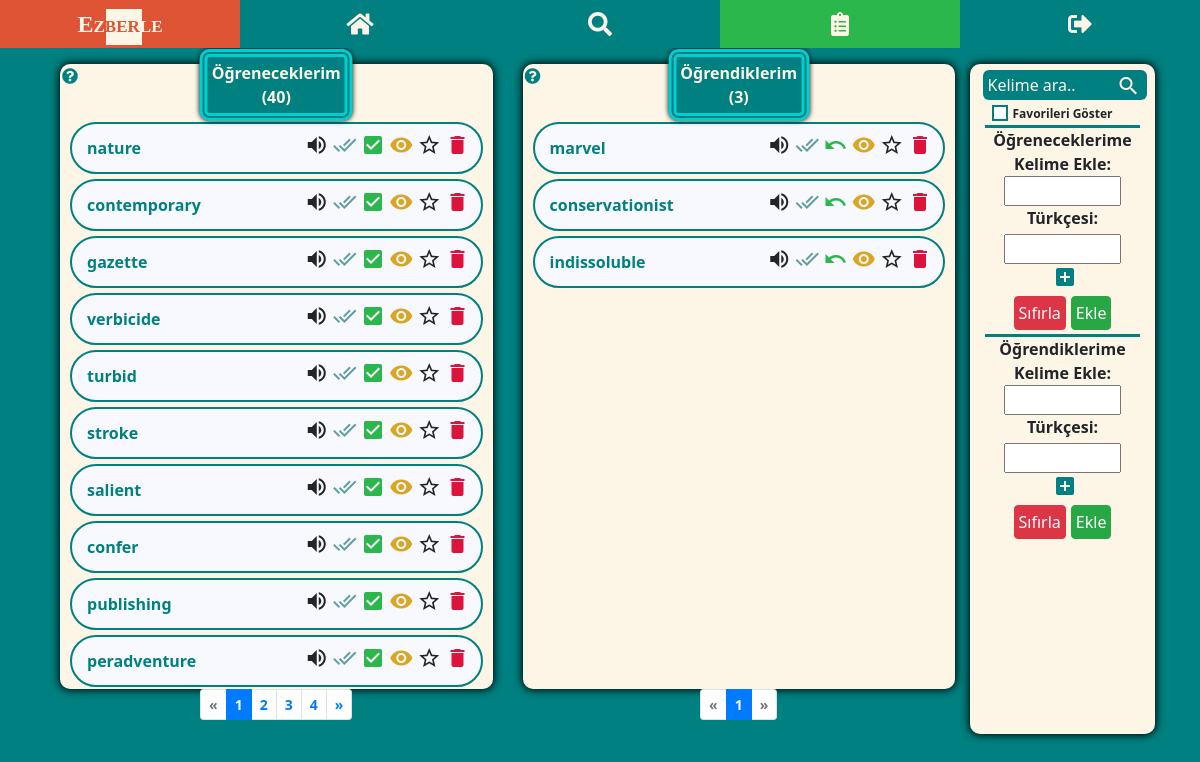
The app's page /kelime_listesi/ (signed in), older data.
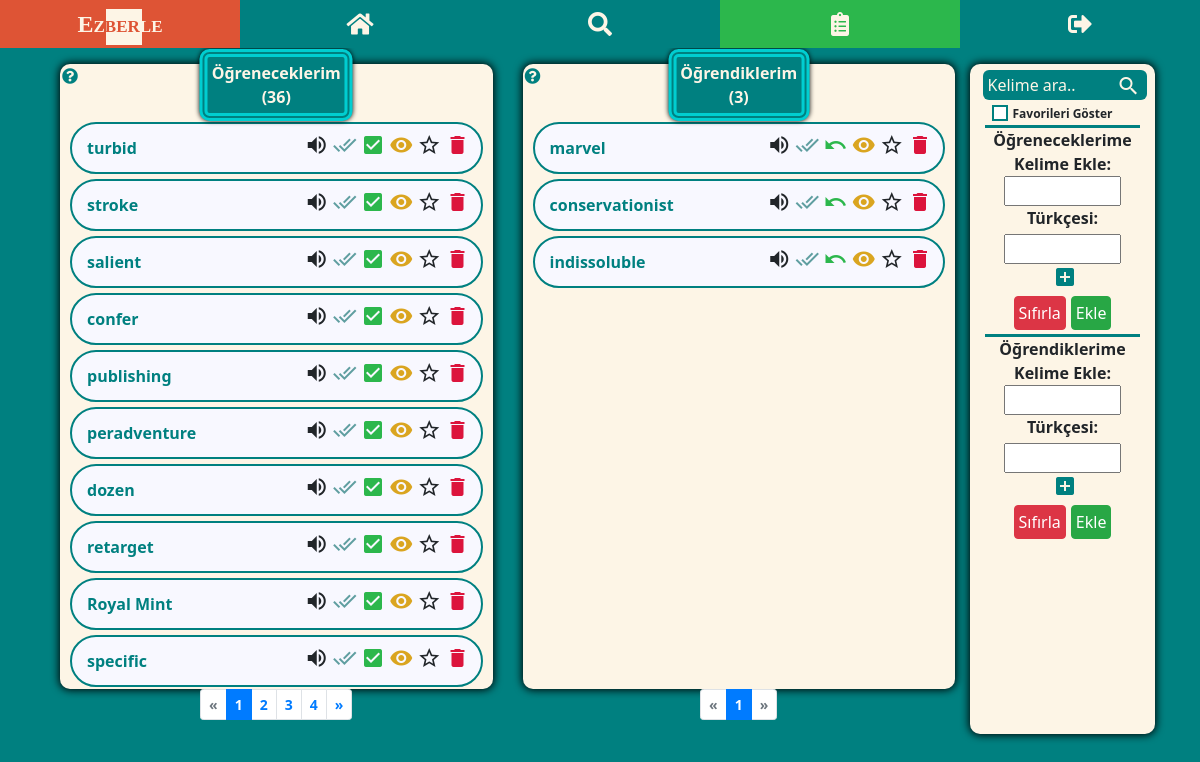
The same page, newer data.
### my_dict/models.py (models this page shows, shortened)
class WordEn(models.Model):
    user = models.ForeignKey(User, on_delete=models.CASCADE)
    english = models.CharField(max_length=100)
    audio = models.CharField(max_length=300)
    create_time = models.DateTimeField(auto_now_add=True)
    is_learned = models.BooleanField(default=False)
    is_seen = models.BooleanField(default=False)
    is_starred = models.BooleanField(default=False)
    is_in_reminder_list = models.BooleanField(default=False)
    memorize_tracker = FieldTracker(fields=['is_learned'])
    class Meta:
        ordering = ['-create_time']

### my_dict/views.py (the view)
# urls.py: path('kelime_listesi/', my_word_list, name='word-list'),
@login_required
def my_word_list(request):
    learned_words = WordEn.objects.filter(user=request.user, is_learned=True)
    unlearned_words = WordEn.objects.filter(user=request.user, is_learned=False)
    learned_count = len(learned_words)
    unlearned_count = len(unlearned_words)
    if request.method == 'POST':
        if "english-unl" in request.POST:
            word_en = request.POST.get('english-unl')
            word_tr_list = request.POST.getlist('turkish-unl[]')
            if not WordEn.objects.filter(user=request.user, english=word_en).exists():
                create_word_en = WordEn(user=request.user, english=word_en)
                create_word_en.save()
                for word_tr in word_tr_list:
                    if word_tr.strip() != "":
                        create_word_tr = create_word_en.turkish.create(turkish=word_tr)
                        create_word_tr.save()
                is_added = True
            else:
                is_added = False
            data = {'is_added': is_added}
            return JsonResponse(data)
        elif "english-l" in request.POST:
            word_en = request.POST.get('english-l')
            word_tr_list = request.POST.getlist('turkish-l[]')
            if not WordEn.objects.filter(user=request.user, english=word_en).exists():
                create_word_en = WordEn(user=request.user, english=word_en, is_learned=True)
                create_word_en.save()
                for word_tr in word_tr_list:
                    if word_tr.strip() != "":
                        create_word_tr = create_word_en.turkish.create(turkish=word_tr)
                        create_word_tr.save()
                is_added = True
            else:
                is_added = False
            data = {'is_added': is_added}
            return JsonResponse(data)
    elif request.method == "GET":
        word = request.GET.get("q")
        my_word_list_search(request, word)
    paginator_unl = Paginator(unlearned_words, 10)
    page_no_unl = request.GET.get('s')
    page_unl = paginator_unl.get_page(page_no_unl)
    paginator_l = Paginator(learned_words, 10)
    page_no_l = request.GET.get('p')
    page_l = paginator_l.get_page(page_no_l)
    context = {
        'page_obj_unl': page_unl,
        'page_obj_l': page_l,
        'learned_words': learned_words,
        'unlearned_words': unlearned_words,
        'learned_count': learned_count,
        'unlearned_count': unlearned_count,
    }
    return render(request, 'my_dict/word_list.html', context=context)

### my_dict/templates/my_dict/word_list.html (shortened to what the changed rows need)
{% extends 'base.html' %}
{% load static %}
{% block content %}
<div class="container-md">
<div class="row mt-3">
    <div class="col-lg-5 tbl-first">
        <div class="tbl-words position-relative">
            <span class="wl-title">Öğreneceklerim <br> <div>(<span class="count-unl">{{ unlearned_count }}</span>)</div></span>
            <ul class="unl-word">
                {% if "kelime_listesi/q=" not in request.path or page_obj_unl|length > 0 %}
                    {% for word in page_obj_unl %}
                    <li data-id="{{word.id}}" class="li{{word.id}}">
                        <div class="en-section">
                            <div class="align-self-center word">
                                <a href="{% url 'dictionary' word.english %}">{{ word.english }}</a>
                            </div>
                            <div data-id="{{word.id}}" class="btn-grp">
                                {% if word.audio %}
                                <i title="Dinle" class="material-icons audio">volume_up</i>
                                {% else %}
                                <i title="Ses mevcut değil" class="material-icons audio">volume_off</i>
                                <audio src="{{word.audio}}"></audio>
                                {% endif %}
                                {% if word.is_seen %}
                                <i title="Görüldü" class="material-icons tick-seen dodger">done_all</i>
                                {% else %}
                                <i title="Görüldü" class="material-icons tick-seen cadet">done_all</i>
                                {% endif %}
                                <i title="Ezberledim" class="material-icons tick-learn memorize">check_box</i>
                                <button data-toggle="collapse" data-target=".tr{{word.id}}" class="eye">
                                    <i title="Türkçelerini göster" class="material-icons">remove_red_eye</i>
                                </button>
                                {% if not word.is_starred %}
                                <i title="Favorilere ekle" class="material-icons star">star_border</i>
                                {% else %}
                                <i title="Favorilere eklendi" class="material-icons star pale-yellow">star</i>
                                {% endif %}
                                <i title="Sil" class="material-icons del del-unl">delete</i>
                            </div>
                        </div>
                    </li>
                    {% endfor %}
                {% elif page_obj_unl|length == 0 and '$favorites' not in request.path %}
                    <li>Bu listeye <u>{{word}}</u> için bir kelime kayıt edilmemiş.</li>
                {% endif %}
            </ul>
        </div>
        {% if 'kelime_listesi/q=' not in request.path or unl_pg_count > 9 %}
        <nav aria-label="Page navigation example">
          <ul class="pagination pagination-sm justify-content-center">
          {% for i in page_obj_unl.paginator.page_range %}
              {% if page_obj_unl.number == i %}
                  <li class="page-item active" aria-current="page">
                <span class="page-link">
                  {{ i }}
                </span>
              </li>
              {% elif i > page_obj_unl.number|add:'-5' and i < page_obj_unl.number|add:'5' %}
                   <li class="page-item"><a class="page-link" href="?s={{ i }}">{{ i }}</a></li>
              {% endif %}
          {% endfor %}
        </ul>
      </nav>
        {% endif %}
    </div>
    <div class="col-lg-5 mt-md-2 mt-lg-0">
        <div class="tbl-words position-relative">
            <ul class="l-word">
                {% if "kelime_listesi/q=" not in request.path or page_obj_l|length > 0 %}
                    {% for word in page_obj_l %}
                    <li data-id="{{word.id}}" class="li{{word.id}}">
                        <div class="en-section">
                            <div class="align-self-center word">
                                <a href="{% url 'dictionary' word.english %}">{{ word.english }}</a>
                            </div>
                            <div data-id="{{word.id}}" class="btn-grp">
                                {% if word.audio %}
                                <i title="Dinle" class="material-icons audio">volume_up</i>
                                {% else %}
                                <i title="Ses mevcut değil" class="material-icons audio">volume_off</i>
                                <audio src="{{word.audio}}"></audio>
                                {% endif %}
                                {% if word.is_seen %}
                                <i title="Görüldü" class="material-icons tick-seen dodger">done_all</i>
                                {% else %}
                                <i title="Görüldü" class="material-icons tick-seen cadet">done_all</i>
                                {% endif %}
                                <i title="Unuttum" class="material-icons tick-unlearn memorize">undo</i>
                                {% if word.turkish %}
                                <button data-toggle="collapse" data-target=".tr{{word.id}}" class="eye"><i title="Türkçelerini göster" class="material-icons">remove_red_eye</i></button>
                                {% endif %}
                                {% if not word.is_starred %}
                                <i title="Favorilere ekle" class="material-icons star">star_border</i>
                                {% else %}
                                <i title="Favorilere eklendi" class="material-icons star pale-yellow">star</i>
                                {% endif %}
                                <i title="Sil" class="material-icons del del-l">delete</i>
                            </div>
                        </div>
                    </li>
                    {% endfor %}
                {% elif page_obj_l|length == 0 and '$favorites' not in request.path %}
                    <li>Bu listeye <u>{{word}}</u> için bir kelime kayıt edilmemiş.</li>
                {% endif %}
            </ul>
        </div>
        {% if 'kelime_listesi/q=' not in request.path or l_pg_count > 9 %}
        <nav aria-label="Page navigation example">
          <ul class="pagination pagination-sm justify-content-center">
          {% for i in page_obj_l.paginator.page_range %}
              {% if page_obj_l.number == i %}
                  <li class="page-item active" aria-current="page">
                <span class="page-link">
                  {{ i }}
                </span>
              </li>
              {% elif i > page_obj_l.number|add:'-5' and i < page_obj_l.number|add:'5' %}
                   <li class="page-item"><a class="page-link" href="?p={{ i }}">{{ i }}</a></li>
              {% endif %}
          {% endfor %}
          </ul>
        </nav>
        {% endif %}
    </div>
</div>
</div>
{% endblock %}

Row changes from the older to the newer data that the page shows:
removed WordEn: english "nature", is_seen False (drawn), is_starred False (drawn)
removed WordEn: english "contemporary", is_seen False (drawn), is_starred False (drawn)
removed WordEn: english "gazette", is_seen False (drawn), is_starred False (drawn)
removed WordEn: english "verbicide", is_seen False (drawn), is_starred False (drawn)
now on this page (row unchanged): WordEn: english "dozen", is_seen False (drawn), is_starred False (drawn)
now on this page (row unchanged): WordEn: english "retarget", is_seen False (drawn), is_starred False (drawn)
now on this page (row unchanged): WordEn: english "Royal Mint", is_seen False (drawn), is_starred False (drawn)
now on this page (row unchanged): WordEn: english "specific", is_seen False (drawn), is_starred False (drawn)
Text that changed along with them:
{{ unlearned_count }}: "40" → "36"
